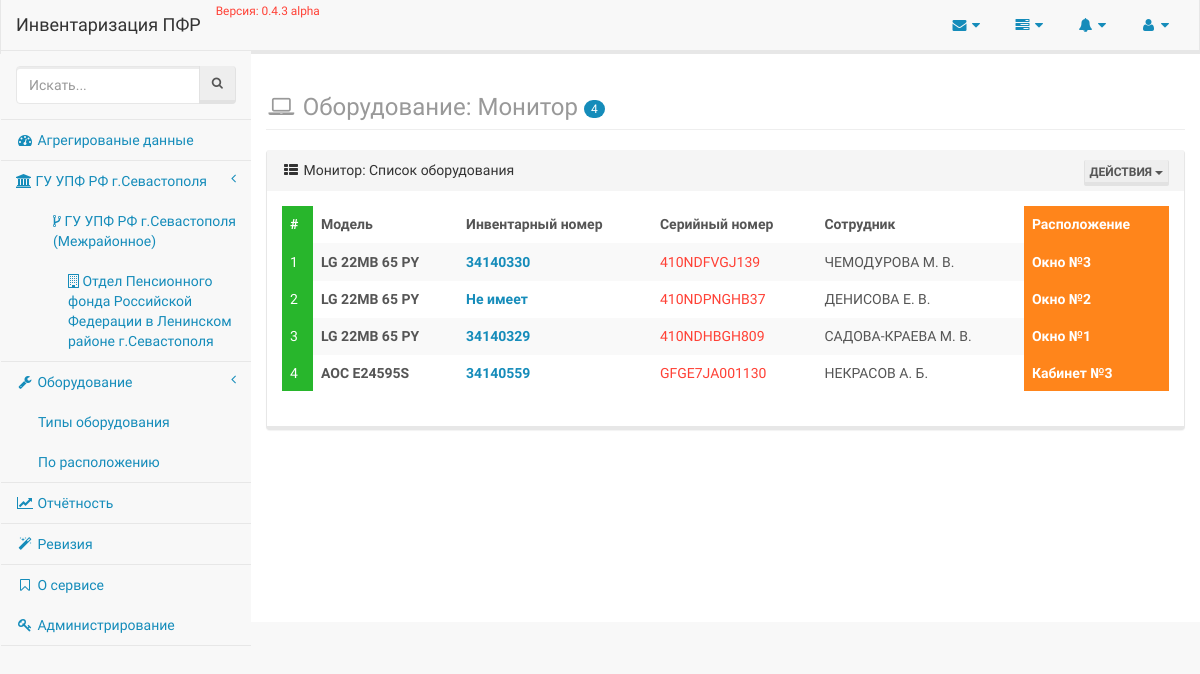
/equipments/type/1, run on the app's committed database.
### employee/models/organisation.py (models this page shows, shortened)
class Organisation(models.Model):
    title = models.CharField(_('Наименование'), max_length=80, unique=True, db_index=True)
    short_title = models.CharField(_('Краткое наименование'), max_length=40, unique=True, null=True, blank=True)
    parent = models.ForeignKey('self', related_name='subordinates', default=0, blank=True, null=True, verbose_name='В подчинении')
    @staticmethod
    def all():
        return Organisation.objects.all()
    class Meta:
        verbose_name = _('Организация')
        verbose_name_plural = _('Организации')
        app_label = 'employee'

### equipment/models/equipment_types.py (models this page shows, shortened)
class EquipmentTypes(models.Model):
    value = models.CharField('Значение', max_length=50, unique=True, db_index=True)
    annotation = EquipmentTypesAnnotation()
    equipments = EquipmentsTypeManager()
    objects = models.Manager()
    class Meta:
        verbose_name = 'Тип оборудования'
        verbose_name_plural = 'Типы оборудования'
        app_label = 'equipment'
        ordering = ['value']

### equipment/models/equipment.py (models this page shows, shortened)
class Equipment(models.Model):
    type = models.ForeignKey(
        EquipmentTypes,
        verbose_name='Тип оборудования',
        help_text='Выберите к какому типу принадлежит создаваемое оборудование'
    )
    serial_number = models.CharField(
        'Серийный номер',
        max_length=25,
        null=True,
        blank=True,
        help_text='Заводской номер оборудования, может содержать цифры и символы, допускается его отсутствие'
    )
    inventory_number = models.IntegerField(
        'Инвентарный номер',
        null=True,
        blank=True,
        help_text='Инвентарный номер оборудования, допускаются только цифровые идентификаторы'
    )
    model = models.CharField(
        'Модель',
        max_length=100,
        help_text='Марка оборудования, модель или другая информация'
    )
    responsible = models.ForeignKey(
        Employee,
        verbose_name='Ответственное лицо',
        help_text='Сотрудник ПФР за которым закрепленна техника'
    )
    note = models.TextField(
        'Примечание',
        blank=True,
        null=True
    )
    created_at = models.DateTimeField(
        'Созданно',
        auto_now_add=True
    )
    updated_at = models.DateTimeField(
        'Обновленно',
        auto_now=True
    )
    revised_at = models.DateTimeField(
        'Ревизия',
        blank=True,
        null=True,
        help_text='Дата проведения последней ревизии'
    )
    class Meta:
        verbose_name = 'Оборудование'
        verbose_name_plural = 'Учётные единицы'
        app_label = 'equipment'
        ordering = ['-created_at']
    objects = EquipmentsManager()

### employee/models/employee.py (models this page shows, shortened)
class Employee(models.Model):
    STATES = [
        [True, _('Работает')],
        [False, _('Уволен')]
    ]
    POSITIONS = [
        [1, _('Специалист-эксперт')],
        [2, _('Ведущий специалист-эксперт')],
        [3, _('Главный специалист-эксперт')],
        [4, _('Старший инспектор')],
        [5, _('Специалист-эксперт (по автоматизации)')],
        [6, _('Руководитель группы')],
        [7, _('Заместитель начальника отдела')],
        [8, _('Начальник отдела')],
        [9, _('Ведущий специалист-эксперт (юрисконсульт)')],
        [10, _('Руководитель клиентской службы')],
        [11, _('Архивариус')],
    ]
    surname = models.CharField(_('Фамилия'), max_length=50, db_index=True)
    firstname = models.CharField(_('Имя'), max_length=25)
    middlename = models.CharField(_('Отчество'), max_length=25)
    organisation = models.ForeignKey(Organisation, verbose_name='Сотрудник организации')
    department = models.ForeignKey(Department, verbose_name='Подразделение', blank=True, null=True)
    phone = models.CharField(_('Телефон'), max_length=25, blank=True, null=True)
    location = models.ForeignKey(Location, verbose_name='Месторасположение', blank=True, null=True)
    updated_at = models.DateTimeField(_('Дата последнего изменения'), auto_now=True)
    created_at = models.DateTimeField(_('Дата создания'), auto_now_add=True)
    state = models.BooleanField(_('Состояние'), choices=STATES, default=True)
    position = models.IntegerField(_('Должность'), choices=POSITIONS, default=1)
    def short_full_name(self):
        return '%s %s. %s.' % (self.surname, self.firstname[:1], self.middlename[:1])
    class Meta:
        verbose_name = _('Сотрудник')
        verbose_name_plural = _('Сотрудники')
        ordering = ['id']
        app_label = 'employee'

### employee/models/location.py (models this page shows, shortened)
class Location(models.Model):
    emplacement = models.CharField(_('Расположение'), max_length=50, db_index=True, unique=True)
    organisation = models.ForeignKey(Organisation, verbose_name='Находится в организации')
    is_active = models.BooleanField(_('Активно?'), default=True)
    annotation = LocationAnnotations()
    objects = models.Manager()
    class Meta:
        verbose_name = _('Месторасположение')
        verbose_name_plural = _('Месторасположения')
        app_label = 'employee'

### equipment/views.py (the view, shortened to what this page needs)
# urls.py: url(r'^type/(?P<pk>\d+)$', EquipmentTypeView.as_view(), name='type'),
class EquipmentTypeView(DetailView):
    template_name = 'equipment/type.html'
    page_title = 'Оборудование: '
    context_object_name = 'type'
    queryset = EquipmentTypes.equipments.all()
    def get_context_data(self, **kwargs):
        context = super(EquipmentTypeView, self).get_context_data(**kwargs)
        self.page_title += self.object.value
        context['equipments_type_count'] = str(self.object.equipment_set.count())
        context['equipments'] = self.object.equipment_set.all
        return context
    def get(self, request, *args, **kwargs):
        if 'xls' in request.GET:
            return self._render_type_report(kwargs.get('pk'))
        return super(EquipmentTypeView, self).get(request, *args, **kwargs)

### employee/templatetags/organisations_menu.py (called while the page is built)
@register.inclusion_tag('partials/organisations_menu.html')
def organisations_menu():
    menu = Organisation.all().filter(parent=None)
    return {'menu': menu}

### events/templatetags/events.py (called while the page is built)
@register.inclusion_tag('partials/_events.html')
def events():
    logs = LogEntry.objects.select_related('content_type').all().order_by('-action_time')[:10]
    return {'events': logs}

### inventory/__init__.py (called while the page is built)
def appname(request):
    return {'appname': __appname__}

def app_version(request):
    return {'app_version': __version__}

### equipment/templates/equipment/type.html (shortened to what this page needs)
{% extends 'layouts/application.html' %}
{% block content %}
    <div class="row">
        <h3 class="page-header text-muted">
            <i class="fa fa-laptop fa-fw"></i>
            {{ view.page_title }} <span class="badge">{{ equipments_type_count }}</span>
        </h3>
        {% include 'equipment/partials/_type_list.html' %}
    </div>
{% endblock %}

### templates/partials/organisations_menu.html
{% for item in menu %}
    <li>
        <a href="{% url 'employee:list' pk=item.pk %}">
            <span class="fa fa-institution"> </span>
            {{ item.title }}
            <span class="fa arrow"></span>
        </a>
            <ul class="nav nav-third-level">
                {% for subordinate in item.subordinates.all %}
                    <li>
                        <a href="{% url 'employee:list' pk=subordinate.pk %}">
                            <span class="fa fa-code-fork"> </span>
                            {{ subordinate.title }}
                        </a>
                            <ul class="nav nav-fourth-level">
                                {% for sub in subordinate.subordinates.all %}
                                    <li>
                                        <a href="{% url 'employee:list' pk=sub.pk %}">
                                            <span class="fa fa-building-o"> </span>
                                            {{ sub.title }}
                                        </a>
                                    </li>
                                {% endfor %}
                            </ul>
                    </li>
                {% endfor %}
            </ul>
    </li>
{% endfor %}

### equipment/templates/equipment/partials/_type_list.html (shortened to what this page needs)
<div class="panel panel-default">
    <div class="panel-heading">
        <i class="fa fa-th-list fa-fw"></i> {{ type.value }}: Список оборудования
        <div class="pull-right">
            <div class="btn-group">
                <button type="button" class="btn btn-default btn-xs dropdown-toggle" data-toggle="dropdown">
                    Действия
                    <span class="caret"></span>
                </button>
            </div>
        </div>
    </div>
    <div class="panel-body">
        <div class="row">
            <div class="col-lg-12">
                <div class="table-responsive">
                    <table class="table table-hover table-striped">
                        <thead>
                            <tr>
                                <th class="success">#</th>
                                <th><b>Модель</b></th>
                                <th>Инвентарный номер</th>
                                <th>Серийный номер</th>
                                <th>Сотрудник</th>
                                <th class="warning text-warning">Расположение</th>
                            </tr>
                        </thead>
                        <tbody>
                            {% for equipment in equipments %}
                                <tr>
                                    <td class="success">
                                        {{ forloop.counter }}
                                    </td>
                                    <td>
                                        <b>{{ equipment.model }}</b>
                                    </td>
                                    <td class="text-primary"><b>{{ equipment.inventory_number|default:'Не имеет' }}</b></td>
                                    <td class="text-danger">{{ equipment.serial_number|default:'Не имеет' }}</td>
                                    <td class="text-uppercase">{{ equipment.responsible.short_full_name }}</td>
                                    <td class="warning text-warning">
                                        <b>{{ equipment.responsible.location.emplacement }}</b>
                                    </td>
                                </tr>
                            {% empty %}
                                <td colspan="7">
                                    <p class="text-center text-danger">Данные по типу оборудования '{{ type.value|lower }}' отсутствуют!</p>
                                </td>
                            {% endfor %}
                        </tbody>
                    </table>
                </div>
            </div>
        </div>
    </div>
</div>

### data on the page
Organisation: title "ГУ УПФ РФ г.Севастополя"
Organisation: title "ГУ УПФ РФ г.Севастополя (Межрайонное)"
Organisation: title "Отдел Пенсионного фонда Российской Федерации в Ленинском районе г.Севастополя"
EquipmentTypes: value "Монитор"
Equipment: model "LG 22MB 65 PY", inventory_number "34140330", serial_number "410NDFVGJ139", responsible.short_full_name "ЧЕМОДУРОВА М. В.", responsible.location.emplacement "Окно №3"
Equipment: model "LG 22MB 65 PY", inventory_number "Не имеет", serial_number "410NDPNGHB37", responsible.short_full_name "ДЕНИСОВА Е. В.", responsible.location.emplacement "Окно №2"
Equipment: model "LG 22MB 65 PY", inventory_number "34140329", serial_number "410NDHBGH809", responsible.short_full_name "САДОВА-КРАЕВА М. В.", responsible.location.emplacement "Окно №1"
Equipment: model "AOC E24595S", inventory_number "34140559", serial_number "GFGE7JA001130", responsible.short_full_name "НЕКРАСОВ А. Б.", responsible.location.emplacement "Кабинет №3"

### other printed values
{{ appname }} "Инвентаризация ПФР"
{{ app_version }} "0.4.3 alpha"
{{ view.page_title }} "Оборудование: Монитор"
{{ equipments_type_count }} "4"
